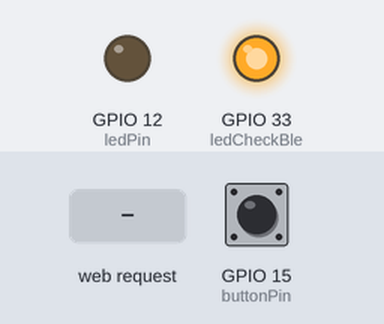
The program below on a simulated ESP32. Parts: output pins drawn as LEDs (lit = HIGH). The test bench sets the inputs (shaded band); at power-on: GPIO 15 (buttonPin) HIGH. WiFi joins after 1.5 s; servers stay silent unless stated; nothing arrives over Bluetooth unless stated; a phone connects over Bluetooth LE 3 s after start; web services answer with replies made up by the test bench; what the program prints to the serial monitor is not drawn.

Above: at 2.7 s.
2.8 s: HTTP request GET /led/on received
At 4.2 s:
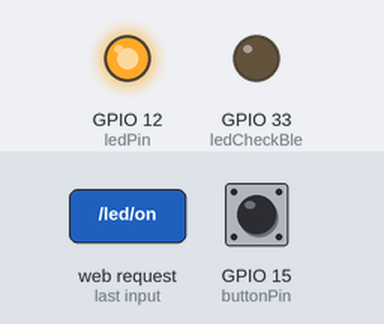
4.5 s: HTTP request GET /led/off received
At 5.5 s:
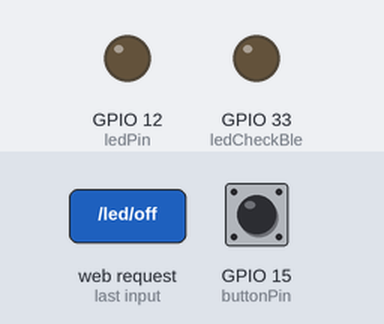
Timing chart, 0 to 7.5 s (numbered marks = the images above; inputs shaded):
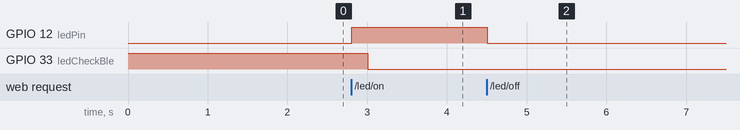

The program:

main.cpp
```cpp
#include <BLEDevice.h>
#include <BLEUtils.h>
#include <BLEServer.h>
#include <WiFi.h>
#include <HTTPClient.h>
#include <ArduinoJson.h>
#include <ESPAsyncWebServer.h>

#define SERVICE_UUID            "ebc53bc1-60e6-4a1b-85c1-1d3d616f4c86"
#define CHARACTERISTIC_UUID        "86d017a8-5ba5-4eba-b145-3caf2cd42fa4"
#define APIKEY_CHARACTERISTIC_UUID "12345678-1234-5678-1234-567812345678"
#define MAC_CHARACTERISTIC_UUID "12346578-1234-5678-1234-567812345678"
#define CHANNEL_CHARACTERISTIC_UUID "12345678-1324-5678-1234-567812345678"


const char* ssid = "DungTien";      // Replace with your SSID
const char* password = "234567890"; // Replace with your Wi-Fi password
String apiKeyWrite = "66H4NBOIARR1XADT";
String apiKeyRead = "W2KRZHJZJ0K8CTXC"; // Assuming the read API key is different from the write key
String thingSpeakChannel = "2622135"; // Your ThingSpeak channel ID

const int ledPin = 12; // LED điều khiển qua BLE và ThingSpeak
const int buttonPin = 15;
const int ledCheckBle = 33; // LED kiểm tra quảng bá
const int checkFirstConnect = 26; // Đèn kiểm tra kết nối đầu tiên
bool ledState = false;
// Global variables
BLEServer* pServer = nullptr;
BLEAdvertising* pAdvertising = nullptr;
BLECharacteristic* pCharacteristic;
BLECharacteristic* pApiKeyCharacteristic;
BLECharacteristic* pMacCharacteristic;
BLECharacteristic* pChannelCharacteristic;

IPAddress local_IP(192,168,43,174);  // Địa chỉ IP tĩnh mong muốn
IPAddress gateway(192, 168, 1, 13);     // Địa chỉ gateway
IPAddress subnet(255, 255, 255, 0);    // Subnet mask
IPAddress primaryDNS(8, 8, 8, 8);      // DNS server chính (Google DNS)
IPAddress secondaryDNS(8, 8, 4, 4);    // DNS server phụ (Google DNS)

AsyncWebServer server(80);

bool deviceConnected = false;
String led = "OFF";
String pairedDeviceMac = "";
bool allowPairing = false;

void updateThingSpeak(String ledState1) {
  if (WiFi.status() == WL_CONNECTED) {
    HTTPClient http;
    String url = "http://api.thingspeak.com/update?api_key=" + apiKeyWrite + "&field3=" + ledState1;

    http.begin(url);
    int httpResponseCode = http.GET();

    if (httpResponseCode > 0) {
      Serial.println("HTTP Response code: " + String(httpResponseCode));
    } else {
      Serial.println("Error on HTTP request");
    }

    http.end();
  } else {
    Serial.println("WiFi not connected");
  }
}


class MyServerCallbacks : public BLEServerCallbacks {
  void onConnect(BLEServer* pServer, esp_ble_gatts_cb_param_t *param) override {
    String deviceMac = BLEAddress(param->connect.remote_bda).toString().c_str();
    digitalWrite(ledCheckBle, LOW);
    digitalWrite(checkFirstConnect, LOW);

    if (allowPairing) {
      // Lưu địa chỉ MAC thiết bị đầu tiên kết nối
      pairedDeviceMac = deviceMac;
      Serial.println("Paired with device: " + pairedDeviceMac);
      allowPairing = false;
    } else if (deviceMac != pairedDeviceMac ) {
      // Ngắt kết nối nếu thiết bị không phải là thiết bị đã được ghép đôi
      pServer->disconnect(param->connect.conn_id);
      Serial.println("Disconnected unauthorized device: " + deviceMac);
    } else {
      deviceConnected = true;
      Serial.println("Device connected: " + deviceMac);
    }
  }

  void onDisconnect(BLEServer* pServer) override {
    digitalWrite(ledCheckBle, HIGH);
    deviceConnected = false;
    pAdvertising->start();
    Serial.println("Device disconnected");
  }
};


void setup() {
  Serial.begin(115200);

  // Pin setup
  pinMode(ledPin, OUTPUT);
  pinMode(ledCheckBle, OUTPUT);
  pinMode(checkFirstConnect, OUTPUT);
  pinMode(buttonPin, INPUT_PULLUP);
  digitalWrite(ledCheckBle, HIGH);
  // Initialize BLE
  BLEDevice::init("MyESP32");
  pServer = BLEDevice::createServer();
  pServer->setCallbacks(new MyServerCallbacks());

  // BLE Service
  BLEService* pService = pServer->createService(SERVICE_UUID);

  // BLE Characteristic for controlling LED
  pCharacteristic = pService->createCharacteristic(
    CHARACTERISTIC_UUID,
    BLECharacteristic::PROPERTY_READ | BLECharacteristic::PROPERTY_WRITE
  );

  // BLE Characteristic for setting ThingSpeak API Key
  pApiKeyCharacteristic = pService->createCharacteristic(
    APIKEY_CHARACTERISTIC_UUID,
    BLECharacteristic::PROPERTY_READ | BLECharacteristic::PROPERTY_WRITE
  );

  pMacCharacteristic = pService->createCharacteristic(
    MAC_CHARACTERISTIC_UUID,
    BLECharacteristic::PROPERTY_READ | BLECharacteristic::PROPERTY_WRITE
  );

    pChannelCharacteristic = pService->createCharacteristic(
    CHANNEL_CHARACTERISTIC_UUID,
    BLECharacteristic::PROPERTY_READ | BLECharacteristic::PROPERTY_WRITE
  );

  pService->start();
  pAdvertising = BLEDevice::getAdvertising();
  pAdvertising->addServiceUUID(SERVICE_UUID);
  pAdvertising->start();

  // Connect to WiFi
  WiFi.begin(ssid, password);
  while (WiFi.status() != WL_CONNECTED) {
    delay(500);
    Serial.print(".");
  }

  Serial.println("Waiting for pairing...");


  server.on("/led/on", HTTP_GET, [](AsyncWebServerRequest *request){
    digitalWrite(ledPin, HIGH);
    ledState = true;
    updateThingSpeak("1"); // Send LED ON to ThingSpeak
    Serial.println("LED turned OFF");
    request->send(200, "text/plain", "LED on");
  });

  server.on("/led/off", HTTP_GET, [](AsyncWebServerRequest *request){
    digitalWrite(ledPin, LOW);
    ledState = false;
    updateThingSpeak("0"); // Send LED OFF to ThingSpeak
    Serial.println("LED turned ON");
    request->send(200, "text/plain", "LED off");
  });


  Serial.println("\nConnected to WiFi");

  String ipAddress = WiFi.localIP().toString();
  Serial.println(ipAddress);

  pApiKeyCharacteristic->setValue(apiKeyRead.c_str());
  pApiKeyCharacteristic->notify();

  pMacCharacteristic->setValue(ipAddress.c_str());
  pMacCharacteristic->notify();

  pChannelCharacteristic->setValue(thingSpeakChannel.c_str());
  pChannelCharacteristic->notify();


  server.begin();
}

void loop() {
  if (digitalRead(buttonPin) == LOW) {
    // Khi nút được nhấn, cho phép ghép đôi với thiết bị mới
    allowPairing = true;
    Serial.println("Pairing mode enabled. Waiting for device to connect...");
    digitalWrite(checkFirstConnect, HIGH);
  }

  if (deviceConnected) {
    // Kiểm tra trạng thái LED thông qua đặc tính BLE
    String value = pCharacteristic->getValue().c_str();
    if (value == "ON" && !ledState) {
      digitalWrite(ledPin, HIGH);
      ledState = true;
      Serial.println("LED turned ON");
      updateThingSpeak("1"); // Send LED ON to ThingSpeak
    } else if (value == "OFF" && ledState) {
      digitalWrite(ledPin, LOW);
      ledState = false;
      Serial.println("LED turned OFF");
      updateThingSpeak("0"); // Send LED OFF to ThingSpeak
    }


    delay(1000); // Adjust delay as needed
  }

}

// void readThingSpeak() {
//   if (WiFi.status() == WL_CONNECTED) {
//     HTTPClient http;
//     String url = "http://api.thingspeak.com/channels/" + thingSpeakChannel + "/fields/3.json?api_key=" + apiKeyRead + "&results=1";

//     http.begin(url);
//     int httpResponseCode = http.GET();

//     if (httpResponseCode > 0) {
//       // Sử dụng Stream để đọc trực tiếp từ HTTP
//       String payload = http.getString();

//       // Phân tích JSON trực tiếp từ stream
//       DynamicJsonDocument doc(1024);
//       DeserializationError error = deserializeJson(doc, payload);

//       if (!error) {
//         JsonArray feeds = doc["feeds"];
//         if (!feeds.isNull()) {
//           JsonObject firstFeed = feeds[0];
//           String field3Value = firstFeed["field3"];

//           if (field3Value == "1" && !ledState) {
//             digitalWrite(ledPin, HIGH);
//             ledState = true;
//             Serial.println("LED turned ON (ThingSpeak)");
//           } else if (field3Value == "0" && ledState) {
//             digitalWrite(ledPin, LOW);
//             ledState = false;
//             Serial.println("LED turned OFF (ThingSpeak)");
//           }
//           Serial.println(field3Value);
//           delay(1000);
//         }
//       } else {
//         Serial.println("Failed to parse JSON");
//       }
//     } else {
//       Serial.println("Error on HTTP request");
//     }

//     http.end(); // Kết thúc kết nối HTTP
//   } else {
//     Serial.println("WiFi Disconnected");
//   }

// }
```

Measured:
- after the input at 2.8 s, GPIO 12 (ledPin): LOW → HIGH at once
- after the input at 4.5 s, GPIO 12 (ledPin): HIGH → LOW at once
